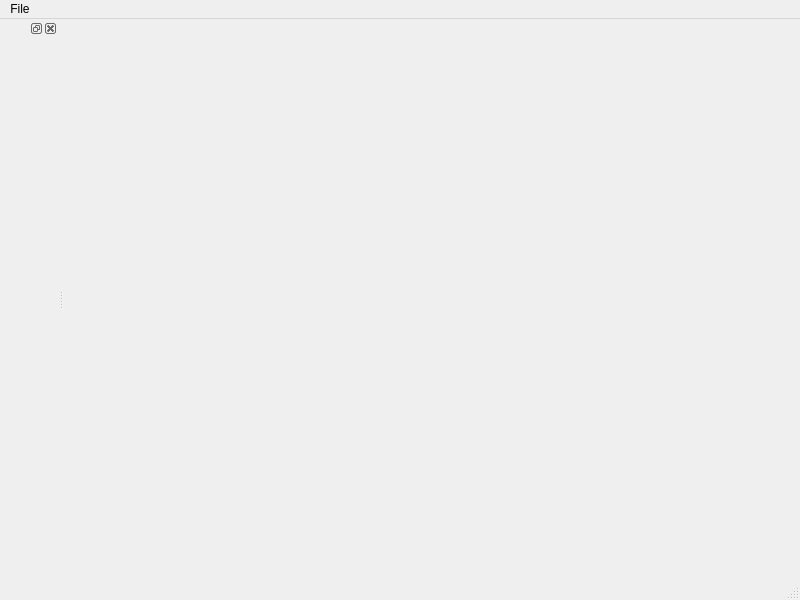
<?xml version="1.0" encoding="UTF-8"?>
<ui version="4.0">
 <class>MainWindow</class>
 <widget class="QMainWindow" name="MainWindow">
  <property name="geometry">
   <rect>
    <x>0</x>
    <y>0</y>
    <width>800</width>
    <height>600</height>
   </rect>
  </property>
  <property name="windowTitle">
   <string>MainWindow</string>
  </property>
  <widget class="QWidget" name="centralwidget">
   <layout class="QVBoxLayout" name="verticalLayout">
    <property name="margin">
     <number>0</number>
    </property>
    <item>
     <widget class="QTabWidget" name="tabWidget">
      <property name="currentIndex">
       <number>-1</number>
      </property>
      <property name="documentMode">
       <bool>true</bool>
      </property>
      <property name="tabsClosable">
       <bool>true</bool>
      </property>
     </widget>
    </item>
   </layout>
  </widget>
  <widget class="QMenuBar" name="menubar">
   <property name="geometry">
    <rect>
     <x>0</x>
     <y>0</y>
     <width>800</width>
     <height>22</height>
    </rect>
   </property>
   <widget class="QMenu" name="menuFile">
    <property name="title">
     <string>File</string>
    </property>
    <addaction name="actionOpen"/>
    <addaction name="actionSave"/>
    <addaction name="separator"/>
    <addaction name="actionClose"/>
   </widget>
   <addaction name="menuFile"/>
  </widget>
  <widget class="QStatusBar" name="statusbar"/>
  <widget class="QDockWidget" name="dockWidget">
   <attribute name="dockWidgetArea">
    <number>1</number>
   </attribute>
   <widget class="QWidget" name="dockWidgetContents"/>
  </widget>
  <action name="actionOpen">
   <property name="icon">
    <iconset resource="../qmq.qrc">
     <normaloff>:/icons/images/fileopen.png</normaloff>:/icons/images/fileopen.png</iconset>
   </property>
   <property name="text">
    <string>Open</string>
   </property>
   <property name="shortcut">
    <string>Ctrl+O</string>
   </property>
  </action>
  <action name="actionSave">
   <property name="icon">
    <iconset resource="../qmq.qrc">
     <normaloff>:/icons/images/save.png</normaloff>:/icons/images/save.png</iconset>
   </property>
   <property name="text">
    <string>Save</string>
   </property>
   <property name="shortcut">
    <string>Ctrl+S</string>
   </property>
  </action>
  <action name="actionClose">
   <property name="text">
    <string>Close</string>
   </property>
   <property name="shortcut">
    <string>Ctrl+W</string>
   </property>
  </action>
 </widget>
 <resources>
  <include location="../qmq.qrc"/>
 </resources>
 <connections/>
</ui>
